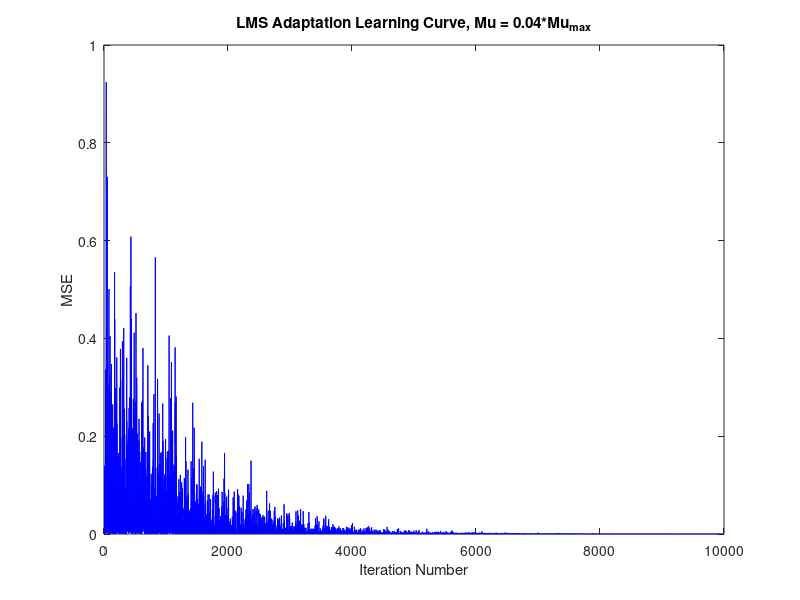

Recreate this plot in MATLAB.
clear all, close all, clc
% LMS Channel Adaptation
numPoints = 10000;
numTaps = 10; % Channel order
N=32; % Number of filter coefficients.
x = randn(numPoints,1); % Input is guassian
h = [1 -1 0.89]; % Channel
h = h/max(h);   % Normalize channel
sigma2_n = 0.001; % Noise power.
mu_max = 1/(N*(sum(h.^2)+sigma2_n)); % Maximum step size 
Mu = mu_max * 0.04; % iteration step size
D = 5; % Delay factor. 
d = filter(h, D, x); % Generate desired signal.
w = [];
y = [];
in = []; 
e = []; 
w = zeros(numTaps+1,1);
% LMS for Adaptive filter
for n  = numTaps+1 : numPoints    
    in = x(n : -1 : n-numTaps) ;
    y(n) = w'*in;    
    e(n) = d(n)-y(n); % Compute error
    w = w + Mu*e(n)*in;
end
MSE = abs(e).^2; % Mean Square Error (MSE).
figure
% semilogy(abs(e));
% plot(abs(e));
plot(MSE, 'b')
title(['LMS Adaptation Learning Curve, Mu = 0.04*Mu_m_a_x']);
xlabel('Iteration Number');
ylabel('MSE');